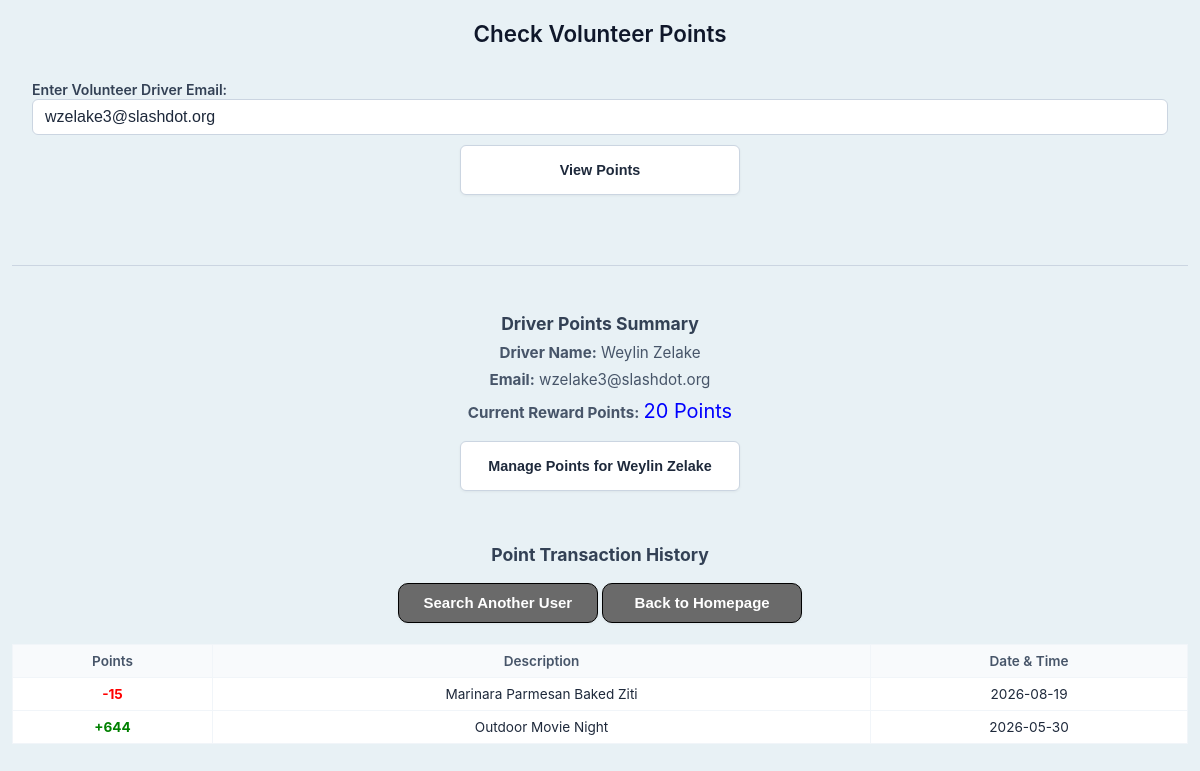
/ViewDetails.php?email=wzelake3@slashdot.org, run on the app's committed database.
### tables this page shows
CREATE TABLE `user` (
  `UserID` int(10) NOT NULL,
  `RoleID` int(10) NOT NULL,
  `Email` varchar(30) NOT NULL,
  `Password` varchar(20) NOT NULL,
  `Username` varchar(20) NOT NULL,
  `Name` varchar(50) NOT NULL,
  `Gender` varchar(10) NOT NULL,
  `AccountStatus` varchar(20) DEFAULT 'Active'
);

CREATE TABLE `volunteerdriverprofile` (
  `VolunteerID` int(10) NOT NULL,
  `PreferredPickUpLocation` varchar(200) NOT NULL,
  `PreferredDropOffLocation` varchar(200) NOT NULL,
  `UserID` int(10) NOT NULL,
  `StarRating` decimal(2,1) NOT NULL,
  `CurrentPoints` int(10) NOT NULL,
  `NumberOfRidesDone` int(10) NOT NULL,
  `DriverStatus` varchar(20) NOT NULL,
  `DistanceBetweenKM` varchar(20) NOT NULL
);

### ViewDetails.php (the view, shortened to what this page needs)
<?php
include 'dbconn.php';
$driver_email = "";
$driver_data = null;
$current_points = 0;
$trans_result = null;
if (isset($_POST['search_driver'])){
    $driver_email = trim($_POST['email']);
} elseif (isset($_GET['email'])){
    $driver_email = trim($_GET['email']);
}
if (!empty($driver_email)){
    $user_sql = "SELECT UserID, RoleID, Name, Email FROM user WHERE Email = ?";
    $stmt = $conn->prepare($user_sql);
    $stmt->bind_param("s", $driver_email);
    $stmt->execute();
    $result = $stmt->get_result();
    if ($result->num_rows === 0){
        echo "<script>alert('Error: Email not found in the system!');</script>";
    }else{
        $user_data = $result->fetch_assoc();
        if ($user_data['RoleID'] != 1){
            echo "<script>alert('Invalid Email! This account belongs to a Passenger, not a Volunteer Driver.');</script>";
        }else{
            $driver_data = $user_data;
            $driver_id = $driver_data['UserID'];
            $points_sql = "SELECT VolunteerID, CurrentPoints FROM volunteerdriverprofile WHERE UserID = ?";
            $p_stmt = $conn->prepare($points_sql);
            $p_stmt->bind_param("i", $driver_id);
            $p_stmt->execute();
            $p_result = $p_stmt->get_result();
            $volunteer_id = 0;
            if ($row = $p_result->fetch_assoc()){
                $current_points = $row['CurrentPoints'];
                $volunteer_id = $row['VolunteerID'];
            }
            if ($volunteer_id > 0){
                $history_sql = "
                    SELECT e.EventName AS Description, e.EventPoints AS Points, ue.CompletionDate AS ActionDate
                    FROM userevent ue
                    JOIN event e ON ue.EventID = e.EventID
                    WHERE ue.VolunteerID = ? AND ue.EventProgressStatus = 'Completed'
                    UNION ALL
                    SELECT r.RewardName AS Description, (r.RewardCost * -1) AS Points, rvd.DateClaimed AS ActionDate
                    FROM rewardvolunteerdriver rvd
                    JOIN reward r ON rvd.RewardID = r.RewardID
                    WHERE rvd.VolunteerID = ?
                    ORDER BY ActionDate DESC
                ";
                $h_stmt = $conn->prepare($history_sql);
                $h_stmt->bind_param("ii", $volunteer_id, $volunteer_id);
                $h_stmt->execute();
                $trans_result = $h_stmt->get_result();
            }
        }
    }
}
?>
<!DOCTYPE html>
<html lang="en">
<head>
    <link rel="stylesheet" href="styleR.css">
</head>
<body>
    <h2>Check Volunteer Points</h2>
    <form action="viewdetails.php" method="POST">
        <label>Enter Volunteer Driver Email:</label><br>
        <input type="email" name="email" value="<?php echo htmlspecialchars($driver_email); ?>" required>
        <button type="submit" name="search_driver">View Points</button>
    </form>
    <br><hr><br>
    <?php if ($driver_data): ?>
        <h3>Driver Points Summary</h3>
        <p><strong>Driver Name:</strong> <?php echo htmlspecialchars($driver_data['Name']); ?></p>
        <p><strong>Email:</strong> <?php echo htmlspecialchars($driver_data['Email']); ?></p>
        <p><strong>Current Reward Points:</strong> <span style="font-size: 20px; color: blue;"><?php echo $current_points; ?> Points</span></p>
        <p>
            <a href="ManageUserRewardPoints.php?id=<?php echo $driver_data['UserID']; ?>">
                <button type="button"><strong>Manage Points for <?php echo htmlspecialchars($driver_data['Name']); ?></strong></button>
            </a>
        </p>
        <br>
        <h3>Point Transaction History</h3>
        <p>
            <a href="SearchUser.php"><button type="button" class="backBtn">Search Another User</button></a>
            <a href="RewardManagerHomepage.html"><button type="button" class="backBtn">Back to Homepage</button></a>
        </p>
        <?php if ($trans_result && $trans_result->num_rows > 0): ?>
            <div>
                <table>
                    <thead>
                        <tr>
                            <th>Points</th>
                            <th>Description</th>
                            <th>Date & Time</th>
                        </tr>
                    </thead>
                    <tbody>
                        <?php while ($trans = $trans_result->fetch_assoc()): ?>
                            <tr>
                                <td>
                                    <?php
                                        $pts = (int)$trans['Points'];
                                        if ($pts > 0){
                                            echo "<span style='color:green; font-weight:bold;'>+$pts</span>";
                                        }else{
                                            echo "<span style='color:red; font-weight:bold;'>$pts</span>";
                                        }
                                    ?>
                                </td>
                                <td><?php echo htmlspecialchars($trans['Description']); ?></td>
                                <td><?php echo htmlspecialchars($trans['ActionDate']); ?></td>
                            </tr>
                        <?php endwhile; ?>
                    </tbody>
                </table>
            </div>
        <?php else: ?>
            <p>No transaction history found for this driver.</p>
        <?php endif; ?>
    <?php endif; ?>
</body>
</html>

### styleR.css (style rules this page uses)
* { box-sizing: border-box; margin: 0; padding: 0; }
html, body { width: 100%; min-height: 100%; background-color: #e8f1f5; color: #1e293b; font-family: -apple-system, BlinkMacSystemFont, "Segoe UI", Roboto, Oxygen, Ubuntu, Cantarell, sans-serif; -webkit-text-size-adjust: 100%; -moz-text-size-adjust: 100%; -ms-text-size-adjust: 100%; text-size-adjust: 100%; }
body { padding: 20px 12px; }
h2 { color: #0f172a; font-weight: 600; font-size: 1.4rem; margin-bottom: 12px; text-align: center; }
h3 { color: #334155; font-size: 1.1rem; margin: 12px 0 8px 0; text-align: center; }
p { font-size: 0.95rem; color: #475569; line-height: 1.4; margin: 6px 0; text-align: center; }
hr { border: none; border-top: 1px solid #cbd5e1; margin: 15px 0; }
a { color: #2563eb; font-weight: 600; text-decoration: none; display: inline-block; transition: color 0.2s ease; }
form { display: block; flex-direction: column; align-items: stretch; width: 100%; padding: 20px; }
label { display: inline-block; font-size: 0.88rem; font-weight: 600; color: #334155; text-align: left; white-space: nowrap; min-width: 100px; }
input[type="text"], input[type="email"], input[type="password"], input[type="number"], select { flex: 1; width: 100%; box-sizing: border-box; padding: 8px 12px; border: 1px solid #cbd5e1; border-radius: 6px; font-size: 16px; background-color: #ffffff; color: #1e293b; text-align: left; outline: none; transition: border-color 0.2s ease; }
button, button[type="submit"], .baseBtn, .btn-action, .btn-nav, a.button-link { width: 280px; height: 50px !important; padding: 0 16px; font-size: 0.9rem; font-weight: 600; color: #1e293b; background-color: #ffffff; border: 1px solid #cbd5e1; border-radius: 6px; cursor: pointer; margin: 10px auto 15px auto !important; display: flex !important; align-items: center; justify-content: center; text-align: center; text-decoration: none; box-shadow: 0 1px 3px rgba(0, 0, 0, 0.05); transition: background-color 0.2s ease, border-color 0.2s ease; }
table { width: 100% !important; min-width: 480px; border-collapse: collapse; background-color: #ffffff; margin: 0 auto; }
th, td { border: 1px solid #f1f5f9; padding: 8px 12px; font-size: 0.85rem; text-align: center; }
th { background-color: #f8fafc; color: #475569; font-weight: 600; position: sticky; top: 0; z-index: 10; text-align: center; }
.backBtn, input[type="submit"].backBtn { width: 200px !important; height: 40px !important; display: inline-block; text-align: center; text-decoration: none; cursor: pointer; border-radius: 10px; border: 1px solid black; padding: 12px 24px; font-size: 15px; color: white; background-color: rgb(106, 106, 106); width: 75px; }

### data on the page
user: Name "Weylin Zelake", Email "wzelake3@slashdot.org"
volunteerdriverprofile: CurrentPoints "20"

### other printed values
$pts "-15"
$trans['Description'] "Marinara Parmesan Baked Ziti"
$trans['ActionDate'] "2026-08-19"
$pts "644"
$trans['Description'] "Outdoor Movie Night"
$trans['ActionDate'] "2026-05-30"
